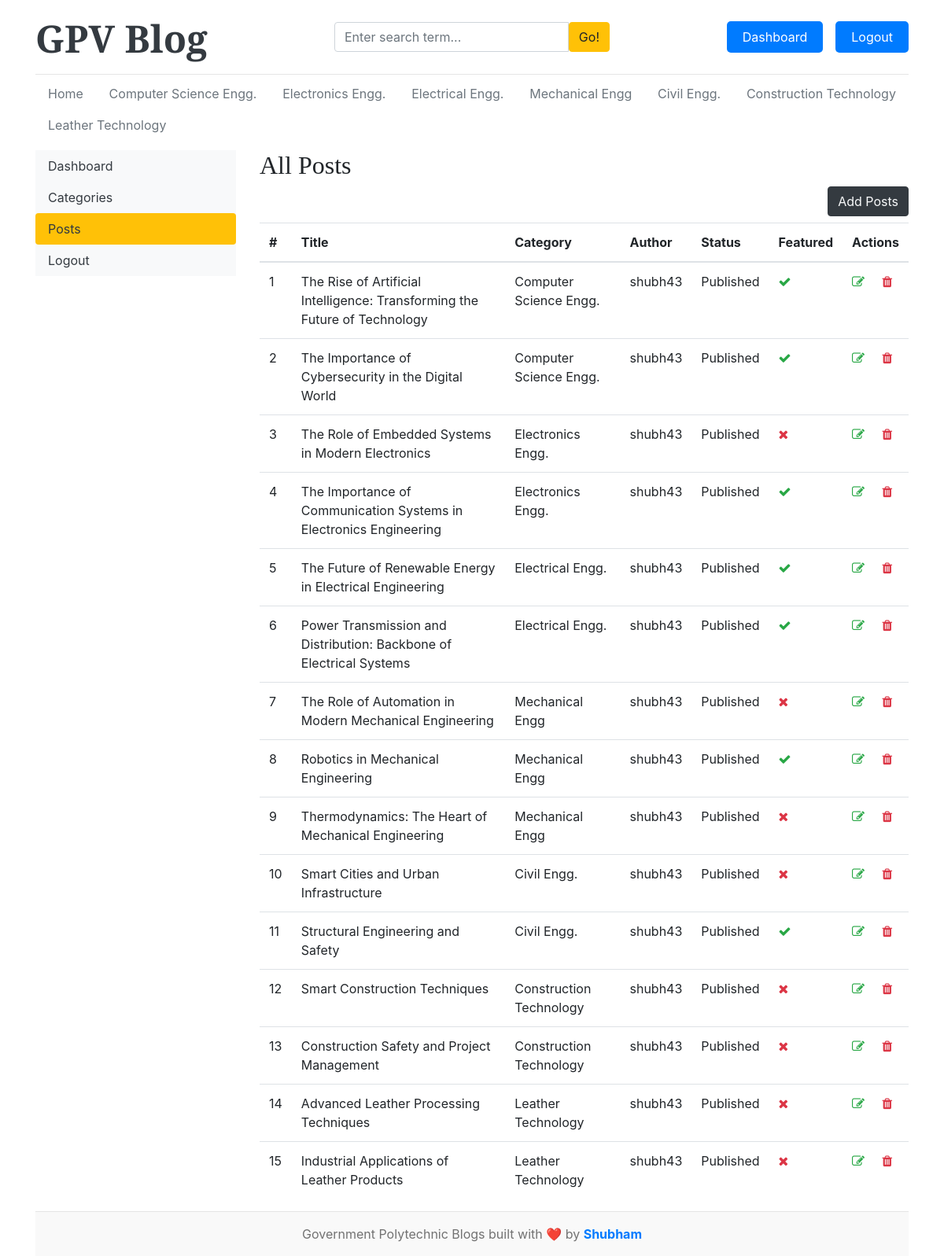
The page /dashboard/posts/ (signed in) on the database its author committed.
### blogs/models.py (models this page shows, shortened)
class category(models.Model):
    category_name = models.CharField(max_length=50,unique=True)
    cerated_at = models.DateTimeField(auto_now_add=True)
    updated_at = models.DateTimeField(auto_now=True)
    class Meta:
        verbose_name_plural = 'categories'
    def __str__(self):
        return self.category_name

class Blog(models.Model):
    title = models.CharField(max_length=500)
    slug = models.SlugField(max_length=150, unique=True, blank=True)
    category = models.ForeignKey(category, on_delete=models.CASCADE)
    author = models.ForeignKey(User, on_delete=models.CASCADE)
    featured_image = models.ImageField(upload_to='uploads/%Y/%m/%d')
    short_description = models.TextField(max_length=1000)
    blog_body = models.TextField(max_length=5000)
    status = models.CharField(max_length=20, choices=STATUS_CHOICES, default="Draft")
    is_featured = models.BooleanField(default=False)
    created_at = models.DateTimeField(auto_now_add=True)
    updated_at = models.DateTimeField(auto_now=True)

### dashboards/views.py (the view)
# urls.py: path('posts/', views.posts, name='posts'),
@login_required
def posts(request):
  posts = Blog.objects.all()
  context = {
    'posts': posts
  }
  return render(request, 'dashboard/posts.html', context)

### blogs/context_processors.py (called while the page is built)
def get_categories(request):
  categories = category.objects.all()
  return dict(categories=categories)

def get_social_links(requests):
  social_links = SocialLink.objects.all()
  return dict(social_links=social_links)

### templates/dashboard/posts.html (shortened to what this page needs)
{% extends "base.html" %}
{% block content %}
<div class="row">
    {% include  'dashboard/sidebar.html'%}
    <div class="col-md-9">
        <h2> All Posts </h2>
        {% if perms.blogs.view_blog %}
        <a href="{% url 'add_post' %}" class="btn btn-dark text-light float-right mb-2">Add Posts</a>
        {% endif %}
        <table class="table table-hover">
            <thead>
                <tr>
                    <th>#</th>
                    <th>Title</th>
                    <th>Category</th>
                    <th>Author</th>
                    <th>Status</th>
                    <th>Featured</th>
                    {% if perms.blogs.view_blog %}
                    <th>Actions</th>
                    {% endif %}
                </tr>
            </thead>
            <tbody>
                {%for post in posts %}
                <tr>
                    <td>{{ forloop.counter }}</td>
                    <td>{{ post.title }}</td>
                    <td>{{ post.category }}</td>
                    <td>{{post.author }}</td>
                    <td>{{post.status }}</td>
                    <td> {% if post.is_featured %}<i class="fa fa-check text-success"></i>{% else %} <i class="fa fa-times text-danger"></i> {% endif %} </td>
                    <td>
                        {% if perms.blogs.view_blog %}
                        <a href="{% url 'edit_post' post.id %}"><i class="fa fa-edit text-success"></i></a>
                        <a href="{% url 'delete_post' post.id %}"><i class="fa fa-trash text-danger"></i></a>
                        {% endif %}
                    </td>
                </tr>
                {% endfor %}
            </tbody>
          </table>
    </div>
</div>
{% endblock %}

### templates/base.html (shortened to what this page needs)
{% load static %}
<!DOCTYPE html>
<html lang="en">
<head>
    <link href="https://getbootstrap.com/docs/4.0/dist/css/bootstrap.min.css" rel="stylesheet">
    <link rel="stylesheet" href="https://cdnjs.cloudflare.com/ajax/libs/font-awesome/4.7.0/css/font-awesome.min.css">
    <link href="{% static 'C:\Users\itzsh\OneDrive\Desktop\Blog\blog_main\static\css\blog.css'%}" rel="stylesheet">
  </head>
<body>
    <div class="container">
      <header class="blog-header py-3">
        <div class="row flex-nowrap justify-content-between align-items-center">
          <div class="col-4 pt-1">
            <a class="blog-header-logo text-dark display-4 font-weight-bold" href="/">GPV Blog</a>
          </div>
          <div class="col-4">
            <form action="{% url 'search' %}" method="GET">
              <div class="input-group">
                <input class="form-control" type="text" name="keywords" value="{{ keyword }}" placeholder="Enter search term..." aria-label="Enter search term..." aria-describedby="button-search" />
                  <button type="submit" class="btn btn-warning" id="button-search" type="button">Go!</button>
              </div>
            </form>
          </div>
          <div class="col-4 d-flex justify-content-end align-items-center">
            {% if not user.is_authenticated %}
            <a class="btn btn-sm btn-warning glow-btn" href="{% url 'login' %}">Login</a> &nbsp;
            <a class="btn btn-sm btn-outline-secondary glow-btn" href="{% url 'register' %}">Register</a>
            {% else %}
            <span><a href="{% url 'dashboard' %}" class="glow-button">Dashboard</a></span>
            <span><a href="{% url 'logout' %}" class="glow-button">Logout</a></span>
            {% endif %}
          </div>
        </div>
      </header>
      <div class="nav-scroller py-1 mb-2">
        <nav class="nav d-flex justify-content-between">
          <a class="nav-btn" href="/">Home</a>
          {% for cat in categories %}
            <a class="nav-btn" href="{% url 'posts_by_category' cat.id %}">
              {{ cat.category_name }}
            </a>
          {% endfor %}
        </nav>
      </div>
{% block content %}
{% endblock %}
 <footer class="blog-footer text-center py-3">
  <div class="container">
    <p class="mb-0">
      Government Polytechnic Blogs built with ❤️ by
      <a href="" class="font-weight-bold">Shubham</a>
    </p>
  </div>
</footer>
</body>
</html>

### blog_main/static/css/blog.css (style rules this page uses)
.blog-header { border-bottom: 1px solid #e5e5e5; }
.blog-header-logo { font-family: "Playfair Display", Georgia, "Times New Roman", serif; font-size: 2.25rem; }
h1, h2, h3, h4, h5, h6 { font-family: "Playfair Display", Georgia, "Times New Roman", serif; }
.display-4 { font-size: 2.5rem; }
@media (min-width: 768px) { .display-4 { font-size: 3rem; } }
.blog-footer { padding: 2.5rem 0; color: #727272; text-align: center; background-color: #f9f9f9; border-top: .05rem solid #e5e5e5; }
.blog-footer p:last-child { text-align: center; margin-bottom: 0; margin-bottom: 1rem; }
.glow-button { transition: box-shadow 0.3s ease; padding: 10px 20px; background-color: #007bff; color: white; text-decoration: none; border-radius: 5px; }
.nav-btn { padding: 8px 16px; border-radius: 6px; text-decoration: none; color: #6c757d; transition: all 0.3s ease-in-out; display: inline-block; }

### rows shown on the page
category: category_name "Computer Science Engg."
category: category_name "Electronics Engg."
category: category_name "Electrical Engg."
category: category_name "Mechanical Engg"
category: category_name "Civil Engg."
category: category_name "Construction Technology"
category: category_name "Leather Technology"
Blog: title "The Rise of Artificial Intelligence: Transforming the Future of Technology", category "Computer Science Engg.", author "shubh43", status "Published", is_featured True (drawn)
Blog: title "The Importance of Cybersecurity in the Digital World", category "Computer Science Engg.", author "shubh43", status "Published", is_featured True (drawn)
Blog: title "The Role of Embedded Systems in Modern Electronics", category "Electronics Engg.", author "shubh43", status "Published", is_featured False (drawn)
Blog: title "The Importance of Communication Systems in Electronics Engineering", category "Electronics Engg.", author "shubh43", status "Published", is_featured True (drawn)
Blog: title "The Future of Renewable Energy in Electrical Engineering", category "Electrical Engg.", author "shubh43", status "Published", is_featured True (drawn)
Blog: title "Power Transmission and Distribution: Backbone of Electrical Systems", category "Electrical Engg.", author "shubh43", status "Published", is_featured True (drawn)
Blog: title "The Role of Automation in Modern Mechanical Engineering", category "Mechanical Engg", author "shubh43", status "Published", is_featured False (drawn)
Blog: title "Robotics in Mechanical Engineering", category "Mechanical Engg", author "shubh43", status "Published", is_featured True (drawn)
Blog: title "Thermodynamics: The Heart of Mechanical Engineering", category "Mechanical Engg", author "shubh43", status "Published", is_featured False (drawn)
Blog: title "Smart Cities and Urban Infrastructure", category "Civil Engg.", author "shubh43", status "Published", is_featured False (drawn)
Blog: title "Structural Engineering and Safety", category "Civil Engg.", author "shubh43", status "Published", is_featured True (drawn)
Blog: title "Smart Construction Techniques", category "Construction Technology", author "shubh43", status "Published", is_featured False (drawn)
Blog: title "Construction Safety and Project Management", category "Construction Technology", author "shubh43", status "Published", is_featured False (drawn)
Blog: title "Advanced Leather Processing Techniques", category "Leather Technology", author "shubh43", status "Published", is_featured False (drawn)
Blog: title "Industrial Applications of Leather Products", category "Leather Technology", author "shubh43", status "Published", is_featured False (drawn)
